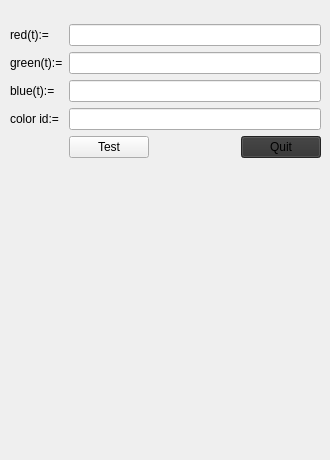
           <widget class="QWidget" name="CurveColor">
            <attribute name="title">
             <string>Color</string>
            </attribute>
            <widget class="QWidget" name="layoutWidget_4">
             <property name="geometry">
              <rect>
               <x>10</x>
               <y>0</y>
               <width>311</width>
               <height>451</height>
              </rect>
             </property>
             <layout class="QGridLayout" name="gridColorLayout_2">
              <item row="3" column="0">
               <widget class="QLabel" name="labelCurveBlue">
                <property name="text">
                 <string>blue(t):=</string>
                </property>
               </widget>
              </item>
              <item row="1" column="0">
               <widget class="QLabel" name="labelCurveRed">
                <property name="text">
                 <string>red(t):=</string>
                </property>
               </widget>
              </item>
              <item row="4" column="1">
               <widget class="QLineEdit" name="curveColorId"/>
              </item>
              <item row="4" column="0">
               <widget class="QLabel" name="labelCurveColorId">
                <property name="text">
                 <string>color id:=</string>
                </property>
               </widget>
              </item>
              <item row="1" column="1">
               <widget class="QLineEdit" name="curveRed">
                <property name="sizePolicy">
                 <sizepolicy hsizetype="Expanding" vsizetype="Fixed">
                  <horstretch>0</horstretch>
                  <verstretch>0</verstretch>
                 </sizepolicy>
                </property>
               </widget>
              </item>
              <item row="0" column="1">
               <spacer name="verticalSpacer_10">
                <property name="orientation">
                 <enum>Qt::Vertical</enum>
                </property>
                <property name="sizeType">
                 <enum>QSizePolicy::Fixed</enum>
                </property>
                <property name="sizeHint" stdset="0">
                 <size>
                  <width>20</width>
                  <height>24</height>
                 </size>
                </property>
               </spacer>
              </item>
              <item row="2" column="1">
               <widget class="QLineEdit" name="curveGreen"/>
              </item>
              <item row="3" column="1">
               <widget class="QLineEdit" name="curveBlue"/>
              </item>
              <item row="2" column="0">
               <widget class="QLabel" name="labelCurveGreen">
                <property name="text">
                 <string>green(t):=</string>
                </property>
               </widget>
              </item>
              <item row="6" column="1">
               <spacer name="verticalSpacer_11">
                <property name="orientation">
                 <enum>Qt::Vertical</enum>
                </property>
                <property name="sizeHint" stdset="0">
                 <size>
                  <width>20</width>
                  <height>40</height>
                 </size>
                </property>
               </spacer>
              </item>
              <item row="5" column="1">
               <layout class="QHBoxLayout" name="horizontalLayout_14">
                <item>
                 <widget class="QPushButton" name="btnFillInput_3">
                  <property name="sizePolicy">
                   <sizepolicy hsizetype="Fixed" vsizetype="Fixed">
                    <horstretch>0</horstretch>
                    <verstretch>0</verstretch>
                   </sizepolicy>
                  </property>
                  <property name="text">
                   <string>Test</string>
                  </property>
                 </widget>
                </item>
                <item>
                 <spacer name="horizontalSpacer_4">
                  <property name="orientation">
                   <enum>Qt::Horizontal</enum>
                  </property>
                  <property name="sizeHint" stdset="0">
                   <size>
                    <width>40</width>
                    <height>20</height>
                   </size>
                  </property>
                 </spacer>
                </item>
                <item>
                 <widget class="QPushButton" name="btnQuit4">
                  <property name="palette">
                   <palette>
                    <active>
                     <colorrole role="WindowText">
                      <brush brushstyle="SolidPattern">
                       <color alpha="255">
                        <red>0</red>
                        <green>0</green>
                        <blue>0</blue>
                       </color>
                      </brush>
                     </colorrole>
                     <colorrole role="Button">
                      <brush brushstyle="SolidPattern">
                       <color alpha="255">
                        <red>179</red>
                        <green>15</green>
                        <blue>39</blue>
                       </color>
                      </brush>
                     </colorrole>
                     <colorrole role="Light">
                      <brush brushstyle="SolidPattern">
                       <color alpha="255">
                        <red>255</red>
                        <green>34</green>
                        <blue>66</blue>
                       </color>
                      </brush>
                     </colorrole>
                     <colorrole role="Midlight">
                      <brush brushstyle="SolidPattern">
                       <color alpha="255">
                        <red>217</red>
                        <green>24</green>
                        <blue>52</blue>
                       </color>
                      </brush>
                     </colorrole>
                     <colorrole role="Dark">
                      <brush brushstyle="SolidPattern">
                       <color alpha="255">
                        <red>89</red>
                        <green>7</green>
                        <blue>19</blue>
                       </color>
                      </brush>
                     </colorrole>
                     <colorrole role="Mid">
                      <brush brushstyle="SolidPattern">
                       <color alpha="255">
                        <red>119</red>
                        <green>10</green>
                        <blue>26</blue>
                       </color>
                      </brush>
                     </colorrole>
                     <colorrole role="Text">
                      <brush brushstyle="SolidPattern">
                       <color alpha="255">
                        <red>0</red>
                        <green>0</green>
                        <blue>0</blue>
                       </color>
                      </brush>
                     </colorrole>
                     <colorrole role="BrightText">
                      <brush brushstyle="SolidPattern">
                       <color alpha="255">
                        <red>255</red>
                        <green>255</green>
                        <blue>255</blue>
                       </color>
                      </brush>
                     </colorrole>
                     <colorrole role="ButtonText">
                      <brush brushstyle="SolidPattern">
                       <color alpha="255">
                        <red>0</red>
                        <green>0</green>
                        <blue>0</blue>
                       </color>
                      </brush>
                     </colorrole>
                     <colorrole role="Base">
                      <brush brushstyle="SolidPattern">
                       <color alpha="255">
                        <red>255</red>
                        <green>255</green>
                        <blue>255</blue>
                       </color>
                      </brush>
                     </colorrole>
                     <colorrole role="Window">
                      <brush brushstyle="SolidPattern">
                       <color alpha="255">
                        <red>179</red>
                        <green>15</green>
                        <blue>39</blue>
                       </color>
                      </brush>
                     </colorrole>
                     <colorrole role="Shadow">
                      <brush brushstyle="SolidPattern">
                       <color alpha="255">
                        <red>0</red>
                        <green>0</green>
                        <blue>0</blue>
                       </color>
                      </brush>
                     </colorrole>
                     <colorrole role="AlternateBase">
                      <brush brushstyle="SolidPattern">
                       <color alpha="255">
                        <red>217</red>
                        <green>135</green>
                        <blue>147</blue>
                       </color>
                      </brush>
                     </colorrole>
                     <colorrole role="ToolTipBase">
                      <brush brushstyle="SolidPattern">
                       <color alpha="255">
                        <red>255</red>
                        <green>255</green>
                        <blue>220</blue>
                       </color>
                      </brush>
                     </colorrole>
                     <colorrole role="ToolTipText">
                      <brush brushstyle="SolidPattern">
                       <color alpha="255">
                        <red>0</red>
                        <green>0</green>
                        <blue>0</blue>
                       </color>
                      </brush>
                     </colorrole>
                    </active>
                    <inactive>
                     <colorrole role="WindowText">
                      <brush brushstyle="SolidPattern">
                       <color alpha="216">
                        <red>255</red>
                        <green>255</green>
                        <blue>255</blue>
                       </color>
                      </brush>
                     </colorrole>
                     <colorrole role="Button">
                      <brush brushstyle="SolidPattern">
                       <color alpha="255">
                        <red>50</red>
                        <green>50</green>
                        <blue>50</blue>
                       </color>
                      </brush>
                     </colorrole>
                     <colorrole role="Light">
                      <brush brushstyle="SolidPattern">
                       <color alpha="255">
                        <red>55</red>
                        <green>55</green>
                        <blue>55</blue>
                       </color>
                      </brush>
                     </colorrole>
                     <colorrole role="Midlight">
                      <brush brushstyle="SolidPattern">
                       <color alpha="255">
                        <red>52</red>
                        <green>52</green>
                        <blue>52</blue>
                       </color>
                      </brush>
                     </colorrole>
                     <colorrole role="Dark">
                      <brush brushstyle="SolidPattern">
                       <color alpha="255">
                        <red>191</red>
                        <green>191</green>
                        <blue>191</blue>
                       </color>
                      </brush>
                     </colorrole>
                     <colorrole role="Mid">
                      <brush brushstyle="SolidPattern">
                       <color alpha="255">
                        <red>36</red>
                        <green>36</green>
                        <blue>36</blue>
                       </color>
                      </brush>
                     </colorrole>
                     <colorrole role="Text">
                      <brush brushstyle="SolidPattern">
                       <color alpha="216">
                        <red>255</red>
                        <green>255</green>
                        <blue>255</blue>
                       </color>
                      </brush>
                     </colorrole>
                     <colorrole role="BrightText">
                      <brush brushstyle="SolidPattern">
                       <color alpha="255">
                        <red>55</red>
                        <green>55</green>
                        <blue>55</blue>
                       </color>
                      </brush>
                     </colorrole>
                     <colorrole role="ButtonText">
                      <brush brushstyle="SolidPattern">
                       <color alpha="255">
                        <red>0</red>
                        <green>0</green>
                        <blue>0</blue>
                       </color>
                      </brush>
                     </colorrole>
                     <colorrole role="Base">
                      <brush brushstyle="SolidPattern">
                       <color alpha="255">
                        <red>23</red>
                        <green>23</green>
                        <blue>23</blue>
                       </color>
                      </brush>
                     </colorrole>
                     <colorrole role="Window">
                      <brush brushstyle="SolidPattern">
                       <color alpha="255">
                        <red>50</red>
                        <green>50</green>
                        <blue>50</blue>
                       </color>
                      </brush>
                     </colorrole>
                     <colorrole role="Shadow">
                      <brush brushstyle="SolidPattern">
                       <color alpha="255">
                        <red>0</red>
                        <green>0</green>
                        <blue>0</blue>
                       </color>
                      </brush>
                     </colorrole>
                     <colorrole role="AlternateBase">
                      <brush brushstyle="SolidPattern">
                       <color alpha="255">
                        <red>152</red>
                        <green>152</green>
                        <blue>152</blue>
                       </color>
                      </brush>
                     </colorrole>
                     <colorrole role="ToolTipBase">
                      <brush brushstyle="SolidPattern">
                       <color alpha="63">
                        <red>255</red>
                        <green>255</green>
                        <blue>255</blue>
                       </color>
                      </brush>
                     </colorrole>
                     <colorrole role="ToolTipText">
                      <brush brushstyle="SolidPattern">
                       <color alpha="255">
                        <red>0</red>
                        <green>0</green>
                        <blue>0</blue>
                       </color>
                      </brush>
                     </colorrole>
                    </inactive>
                    <disabled>
                     <colorrole role="WindowText">
                      <brush brushstyle="SolidPattern">
                       <color alpha="255">
                        <red>89</red>
                        <green>7</green>
                        <blue>19</blue>
                       </color>
                      </brush>
                     </colorrole>
                     <colorrole role="Button">
                      <brush brushstyle="SolidPattern">
                       <color alpha="255">
                        <red>179</red>
                        <green>15</green>
                        <blue>39</blue>
                       </color>
                      </brush>
                     </colorrole>
                     <colorrole role="Light">
                      <brush brushstyle="SolidPattern">
                       <color alpha="255">
                        <red>255</red>
                        <green>34</green>
                        <blue>66</blue>
                       </color>
                      </brush>
                     </colorrole>
                     <colorrole role="Midlight">
                      <brush brushstyle="SolidPattern">
                       <color alpha="255">
                        <red>217</red>
                        <green>24</green>
                        <blue>52</blue>
                       </color>
                      </brush>
                     </colorrole>
                     <colorrole role="Dark">
                      <brush brushstyle="SolidPattern">
                       <color alpha="255">
                        <red>89</red>
                        <green>7</green>
                        <blue>19</blue>
                       </color>
                      </brush>
                     </colorrole>
                     <colorrole role="Mid">
                      <brush brushstyle="SolidPattern">
                       <color alpha="255">
                        <red>119</red>
                        <green>10</green>
                        <blue>26</blue>
                       </color>
                      </brush>
                     </colorrole>
                     <colorrole role="Text">
                      <brush brushstyle="SolidPattern">
                       <color alpha="255">
                        <red>89</red>
                        <green>7</green>
                        <blue>19</blue>
                       </color>
                      </brush>
                     </colorrole>
                     <colorrole role="BrightText">
                      <brush brushstyle="SolidPattern">
                       <color alpha="255">
                        <red>255</red>
                        <green>255</green>
                        <blue>255</blue>
                       </color>
                      </brush>
                     </colorrole>
                     <colorrole role="ButtonText">
                      <brush brushstyle="SolidPattern">
                       <color alpha="255">
                        <red>89</red>
                        <green>7</green>
                        <blue>19</blue>
                       </color>
                      </brush>
                     </colorrole>
                     <colorrole role="Base">
                      <brush brushstyle="SolidPattern">
                       <color alpha="255">
                        <red>179</red>
                        <green>15</green>
                        <blue>39</blue>
                       </color>
                      </brush>
                     </colorrole>
                     <colorrole role="Window">
                      <brush brushstyle="SolidPattern">
                       <color alpha="255">
                        <red>179</red>
                        <green>15</green>
                        <blue>39</blue>
                       </color>
                      </brush>
                     </colorrole>
                     <colorrole role="Shadow">
                      <brush brushstyle="SolidPattern">
                       <color alpha="255">
                        <red>0</red>
                        <green>0</green>
                        <blue>0</blue>
                       </color>
                      </brush>
                     </colorrole>
                     <colorrole role="AlternateBase">
                      <brush brushstyle="SolidPattern">
                       <color alpha="255">
                        <red>152</red>
                        <green>152</green>
                        <blue>152</blue>
                       </color>
                      </brush>
                     </colorrole>
                     <colorrole role="ToolTipBase">
                      <brush brushstyle="SolidPattern">
                       <color alpha="63">
                        <red>255</red>
                        <green>255</green>
                        <blue>255</blue>
                       </color>
                      </brush>
                     </colorrole>
                     <colorrole role="ToolTipText">
                      <brush brushstyle="SolidPattern">
                       <color alpha="255">
                        <red>0</red>
                        <green>0</green>
                        <blue>0</blue>
                       </color>
                      </brush>
                     </colorrole>
                    </disabled>
                   </palette>
                  </property>
                  <property name="text">
                   <string>Quit</string>
                  </property>
                 </widget>
                </item>
               </layout>
              </item>
             </layout>
            </widget>
           </widget>
